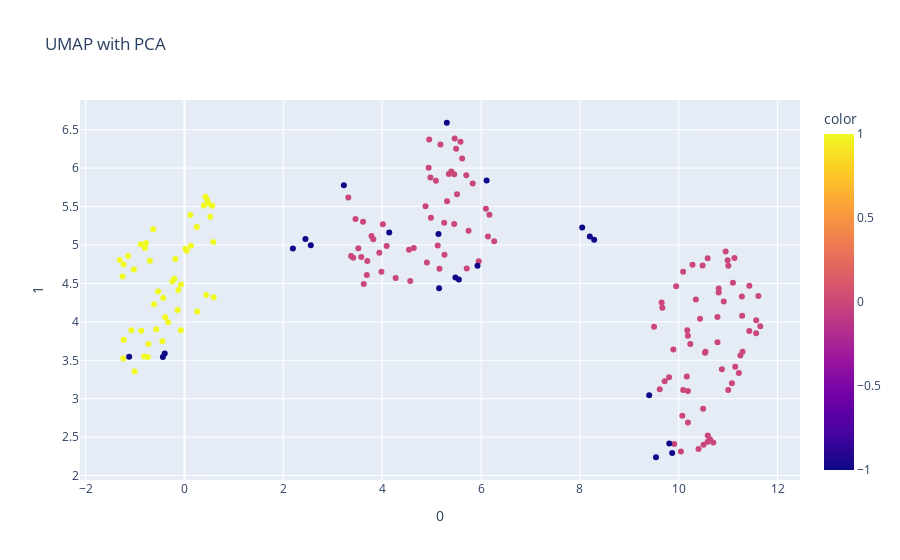

The notebook cell this image was saved under:
### Code cell
fig = px.scatter(umap_fitted, x=0, y=1, color=pca_labels, title='UMAP with PCA')
fig.show()

### Figure 1 — Plotly figure (JSON) as saved in the notebook; plotly's stock layout.template omitted (floating-point values rounded to 4 significant figures; data arrays with more than 128 entries replaced by an {"elided": "..."} marker saying what was removed)
{"data": [{"hovertemplate": "0=%{x}<br>1=%{y}<br>color=%{marker.color}<extra></extra>", "legendgroup": "", "marker": {"color": {"elided": "178 int values"}, "coloraxis": "coloraxis", "symbol": "circle"}, "mode": "markers", "name": "", "orientation": "v", "showlegend": false, "type": "scatter", "x": {"elided": "178 float values"}, "xaxis": "x", "y": {"elided": "178 float values"}, "yaxis": "y"}], "layout": {"coloraxis": {"colorbar": {"title": {"text": "color"}}, "colorscale": [[0, "#0d0887"], [0.1111, "#46039f"], [0.2222, "#7201a8"], [0.3333, "#9c179e"], [0.4444, "#bd3786"], [0.5556, "#d8576b"], [0.6667, "#ed7953"], [0.7778, "#fb9f3a"], [0.8889, "#fdca26"], [1, "#f0f921"]]}, "legend": {"tracegroupgap": 0}, "title": {"text": "UMAP with PCA"}, "xaxis": {"anchor": "y", "domain": [0, 1], "title": {"text": "0"}}, "yaxis": {"anchor": "x", "domain": [0, 1], "title": {"text": "1"}}}}
